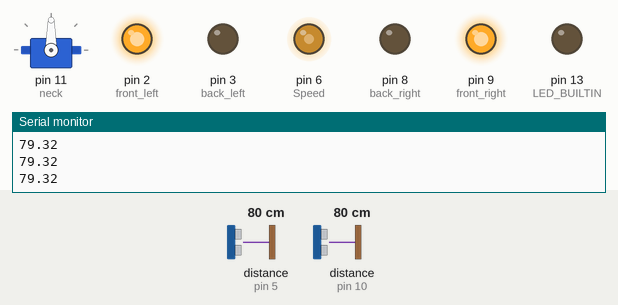
The sketch below on a simulated Arduino Uno, built with avr-gcc and run on an emulated ATmega328P. Shown: servo, output pins drawn as LEDs (lit = HIGH), the last lines printed to the serial monitor. Wiring (inferred from the names in the program): 2 × ultrasonic range finder: trigger pin 4, echo pin 5 / trigger pin 12, echo pin 10. Inputs (shaded band) come from the test bench; at power-on: distance to the obstacle (sensors on pin 5, pin 10) 80 cm. The echo pulse lasts 58.3 µs per cm; pins used as bus, display or sensor lines are not drawn.

Above: at 3.2 s.
3.3 s: distance to the obstacle (sensor on pin 5) set to 19 cm
4.8 s: distance to the obstacle (sensor on pin 5) set to 14 cm
At 6.0 s:
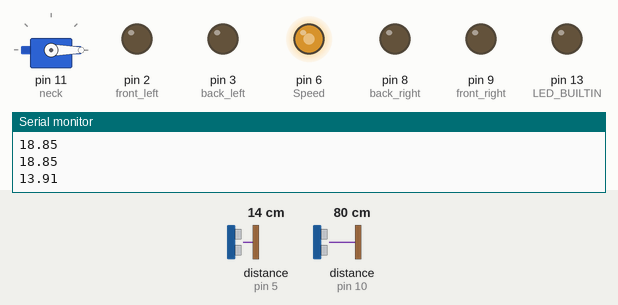
At 8.6 s:
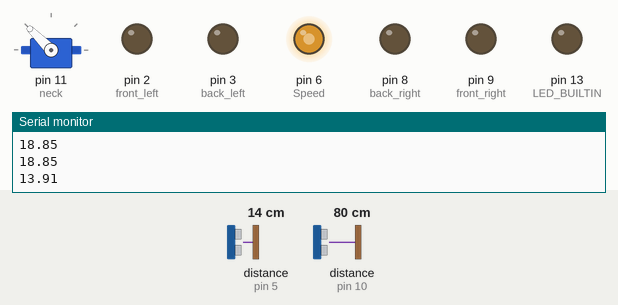
10.8 s: distance to the obstacle (sensor on pin 5) set to 2 cm
At 14.5 s:
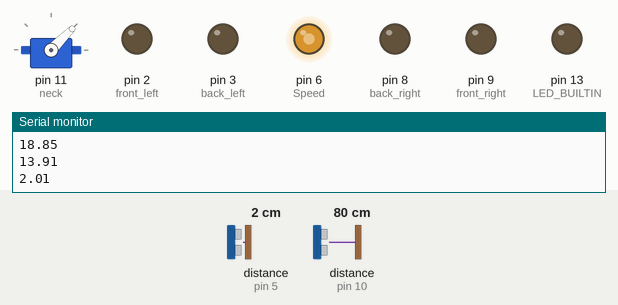
Timing chart, 0 to 19.8 s (numbered marks = the images above; inputs shaded):
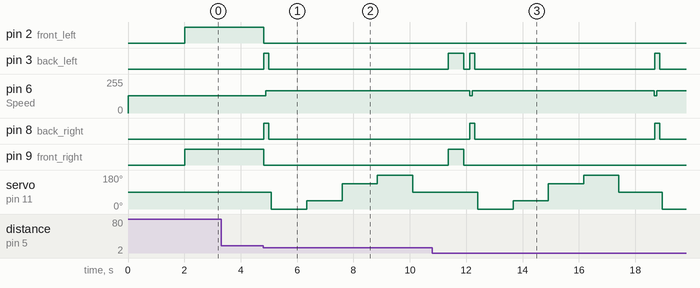

The sketch:

Arduino_AutoCar2.ino
```cpp
#include <Servo.h>

int front_left = 2;
int back_left = 3;

int front_right = 9;
int back_right = 8;

int Speed = 6;

bool frntDetected = false;

//sonar sensor
int trig = 4;
int ech = 5;

int trigS = 12;
int echS = 10;

float duration;
float distance;
float sDistance;

unsigned long previousTime = 0;

Servo neck;

void setup(){

  pinMode(front_right, OUTPUT);
  pinMode(front_left, OUTPUT);

  pinMode(back_right, OUTPUT);
  pinMode(back_left, OUTPUT);

  pinMode(Speed, OUTPUT);

  pinMode(LED_BUILTIN, OUTPUT);

  SetSpeed(Speed, 0.5);

  pinMode(trig, OUTPUT);
  pinMode(ech, INPUT);

  pinMode(trigS, OUTPUT);
  pinMode(echS, INPUT);

  neck.attach(11);
  neck.write(90);

  delay(2000);

  Serial.begin(9600);

}

void loop(){

   distance = Distance();

   Serial.println(distance);

     if (distance <= 16) {
        m_back();
        delay(80);

        SetSpeed(Speed, 0.65);
        Look();
        SetSpeed(Speed, 0.5);

        previousTime = millis();


    } else {

      m_front();
    }

  sDistance = DistanceS();

  if ((sDistance <= 6 || (sDistance >= 55 && sDistance <= 75)) && (millis() - previousTime >= 1500) && (Distance() >= 25)){// && !frntDetected) {
    m_back();
    delay(100);

    m_stop();
    LookS(sDistance);


    previousTime == millis();

  }

}

void m_front(){
  digitalWrite(front_left, HIGH);
  digitalWrite(front_right, HIGH);

  digitalWrite(back_left, LOW);
  digitalWrite(back_right, LOW);
}

void m_right(){
  digitalWrite(front_left, HIGH);
  digitalWrite(front_right, LOW);

  digitalWrite(back_left, LOW);
  digitalWrite(back_right, HIGH);
}

void m_left(){
  digitalWrite(front_left, LOW);
  digitalWrite(front_right, HIGH);

  digitalWrite(back_left, HIGH);
  digitalWrite(back_right, LOW);
}

void m_back(){
  digitalWrite(front_left, LOW);
  digitalWrite(front_right, LOW);

  digitalWrite(back_left, HIGH);
  digitalWrite(back_right, HIGH);
}

void m_stop(){
  digitalWrite(front_left, LOW);
  digitalWrite(front_right, LOW);

  digitalWrite(back_left, LOW);
  digitalWrite(back_right, LOW);

}

float Distance(){

  float _d = 0;
  // Sets the trigPin on HIGH state for 10 micro seconds and find avg
  for (int i = 0; i<3; i++) {
    digitalWrite(trig, LOW);
    delayMicroseconds(2);

    digitalWrite(trig, HIGH);
    delayMicroseconds(10);
    digitalWrite(trig, LOW);

    duration = pulseIn(ech, HIGH);
    // Calculating the distance in cm
    if ((duration*0.034/2) > 500) { _d += 0; } else {
      _d += duration*0.034/2;
    }
  }

  return (_d/3);
}


float DistanceS(){

  float _d = 0;
  // Sets the trigPin on HIGH state for 10 micro seconds and find avg

  for (int i = 0; i<2; i++) {
    digitalWrite(trigS, LOW);
    delayMicroseconds(2);

    digitalWrite(trigS, HIGH);
    delayMicroseconds(10);
    digitalWrite(trigS, LOW);

    duration = pulseIn(echS, HIGH);
    // Calculating the distance in cm
    if ((duration*0.034/2) > 500) { _d += 0; } else {
      _d += duration*0.034/2;
    }


  }

  return (_d/2);
}


void Look(){

  delay(100);
  m_stop();
  delay(100);

  float dirs[5];

  int lookDirs[] = {0, 45, 135, 180, 90};


  for (int i = 0; i < 5; i++){
    neck.write(lookDirs[i]);

    delay(1250);

    dirs[i] = Distance();

  }

  int dir = GetMax(dirs);

  //Serial.println(dir);

  if (dir < 5) {
    int angle = lookDirs[dir];

    //Serial.println(angle);

    if (angle > 90){


      m_left();

      delay(280 * ( dir - 1 ));

      m_stop();
      delay(200);

    } else if (angle < 90) {

      m_right();

      delay(280 * ( dir + 1 ) );

      m_stop();
      delay(200);
    }


  }


}


void LookS( float dist ){

  delay(100);
  m_stop();
  delay(100);

  int dir;

  if (dist <= 10) {
    dir = 1;
  } else if ( dist >= 48 ) {
    dir = 0;
  }

  //Serial.println(dir);


  if (dir == 1){


    m_right();

    delay(280);

    m_stop();
    delay(200);

  } else if (dir == 0) {

    m_left();

    delay(280 );

    m_stop();
    delay(200);
  }

  if ( Distance() <= 15 ) {
    Look();
  }

  m_front();

  delay(500);


}


void SetSpeed(int p, float speed) {
  analogWrite(p, round(speed*255));
}


int GetMax(float d[]) {


   int maxVal = d[0];
   int maxInd = 0;

   for (int i = 0; i < 5; i++) {
      if (d[i] > maxVal) {
        maxInd = i;
        maxVal = d[i];
      }

   }

   return maxInd;

}
```

Measured:
- the behaviour switches between 17 and 16 cm on distance to the obstacle (sensor on pin 5) (found by bisection; images 0 and 1)
- after the input at 4.8 s, pin 2 (front_left), pin 9 (front_right): HIGH → LOW at once; pin 3 (back_left), pin 8 (back_right): LOW → HIGH at once, → LOW 0.18 s later; pin 6 (Speed): 128/255 → 166/255 after 0.09 s; servo on pin 11 (neck): 90° → 0° after 0.29 s, → 45° 1.3 s later, → 135° 1.3 s later, → 180° 1.3 s later, … (5 changes in this stretch)
- after the input at 10.8 s, pin 9 (front_right): LOW → HIGH after 0.56 s, → LOW 0.56 s later
